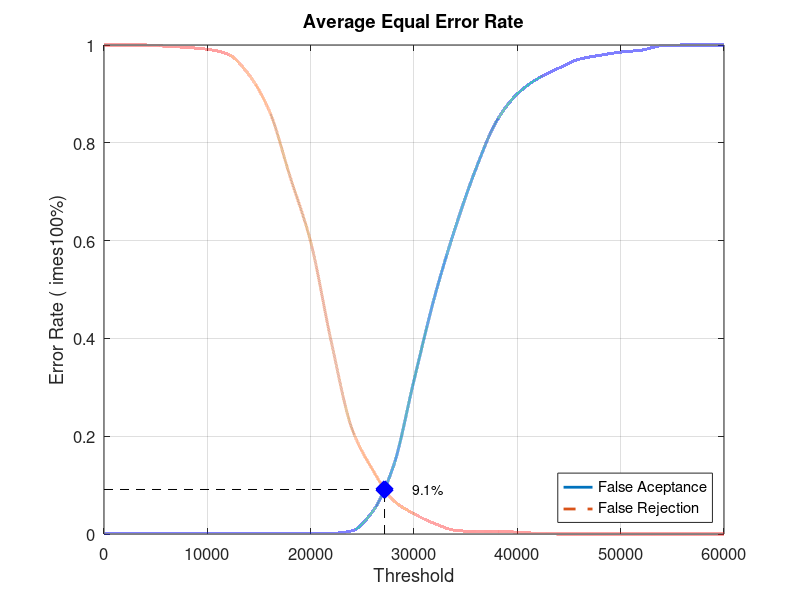
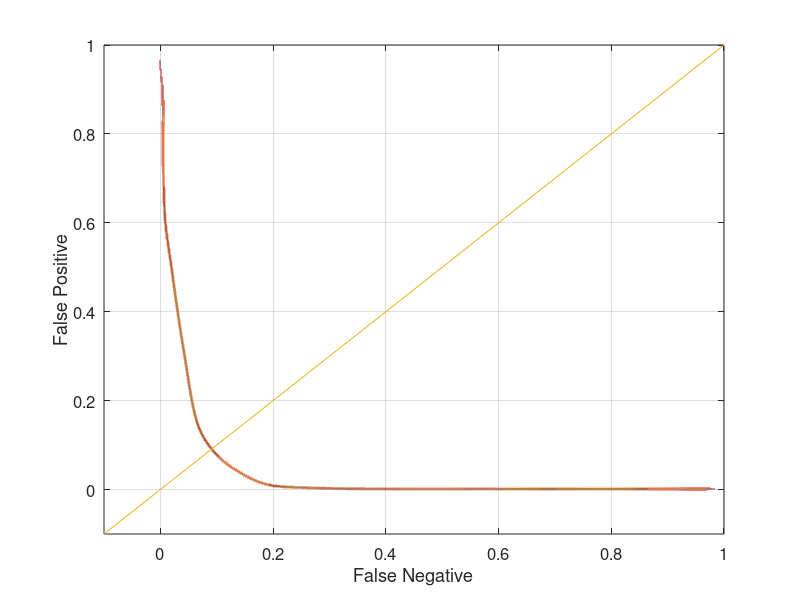

MATLAB code for these plots, in order:
close all;
clear;
clc;
x = 0:2000:60000;
xq = 0:0.5:60000;

y0 = [0 0.00131579 0.00131579 0.00131579 0.00131579 0.00131579 0.00131579 0.00131579 0.00131579 0.00131579 0.00131579 0.00131579 0.00657895 0.0460526 0.138158 0.314474 0.485526 0.626316 0.747368 0.844737 0.9 0.931579 0.952632 0.971053 0.978947 0.985526 0.989474 0.998684 1 1 1]
yy0 = interp1(x, y0, xq, 'pchip');
y1 = [1 1 1 0.9975 0.995 0.99125 0.98125 0.94 0.865 0.73125 0.5975 0.3925 0.215 0.13125 0.06875 0.04125 0.02125 0.0075 0.005 0.005 0.00375 0.00125 0 0 0 0 0 0 0 0 0]
yy1 = interp1(x, y1, xq, 'pchip');

% Calculating EER: 
y2 = abs(y0 - y1);
find(y2 == min(y2))
yy2 = abs(yy0 - yy1);
xEER = find(yy2 == min(yy2));
xEERIndex = xq(xEER) % X-axis EER
yEER = yy0(xEER) % Y-axis EER

main = figure
plot(xq, yy0,'-','LineWidth', 2);	hold on
plot(xq, yy1,'--','LineWidth', 2);	hold on
plot([xEERIndex xEERIndex], [0 yEER], 'k--');	hold on
plot([0 xEERIndex], [yEER yEER], 'k--');	hold on
plot(xEERIndex, yEER, 'bx', 'LineWidth', 10);	hold on
text(xEERIndex + 10 * xEERIndex / 100, yEER, [num2str(round((10000 * yEER)) / 100) '%'])
legend('False Aceptance', 'False Rejection', 'Location', 'SouthEast')
xlabel('Threshold')
ylabel('Error Rate (	imes100%)')
title('Average Equal Error Rate')
set(gca, 'FontSize', 12)
axis([0 60000 0 1])
grid on

print(main, 'Experiment4AverageMain', '-dpng');
FNRxFPR = figure('Color', [1 1 1]);
plot(yy1, yy0, '-', yy1, yy0, 'LineWidth', 2);
hold on
y = -0.1:0.1:1
plot(y, y); 
set(gca, 'FontSize', 12)
xlabel('False Negative')
ylabel('False Positive')
axis([-0.1 1 -0.1 1])
set(gca, 'FontSize', 12)
grid on

print(FNRxFPR, 'Experiment4AverageFNRxFPR','-dpng');
